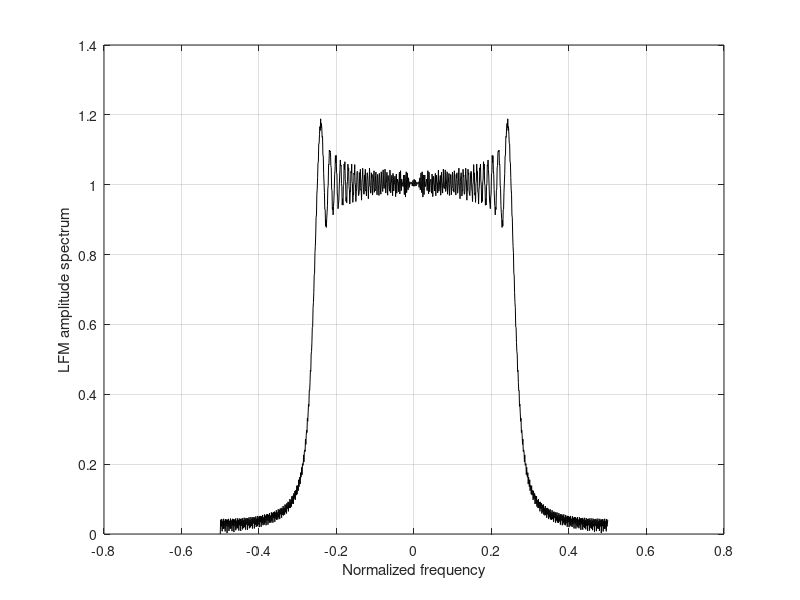

The MATLAB source for this figure:
clear all
bw = 10.0;
f0 = 10.;
tau = 30.0e-3;
mu = bw / tau;
n=0;
fs = 2.5*bw;
for t = -1.25:.1/fs:1.25
   n = n+1;
   y(n) = exp(i * .5 * mu * t^2);
end
yfft= fftshift(fft(y,1024));
freq= -.5:1./1023:.5;
plot(freq,abs(yfft)./ abs(yfft(512)),'k')
grid
xlabel ('Normalized frequency');
ylabel ('LFM amplitude spectrum')
%title('B=10Hz ; tau= 32msec')